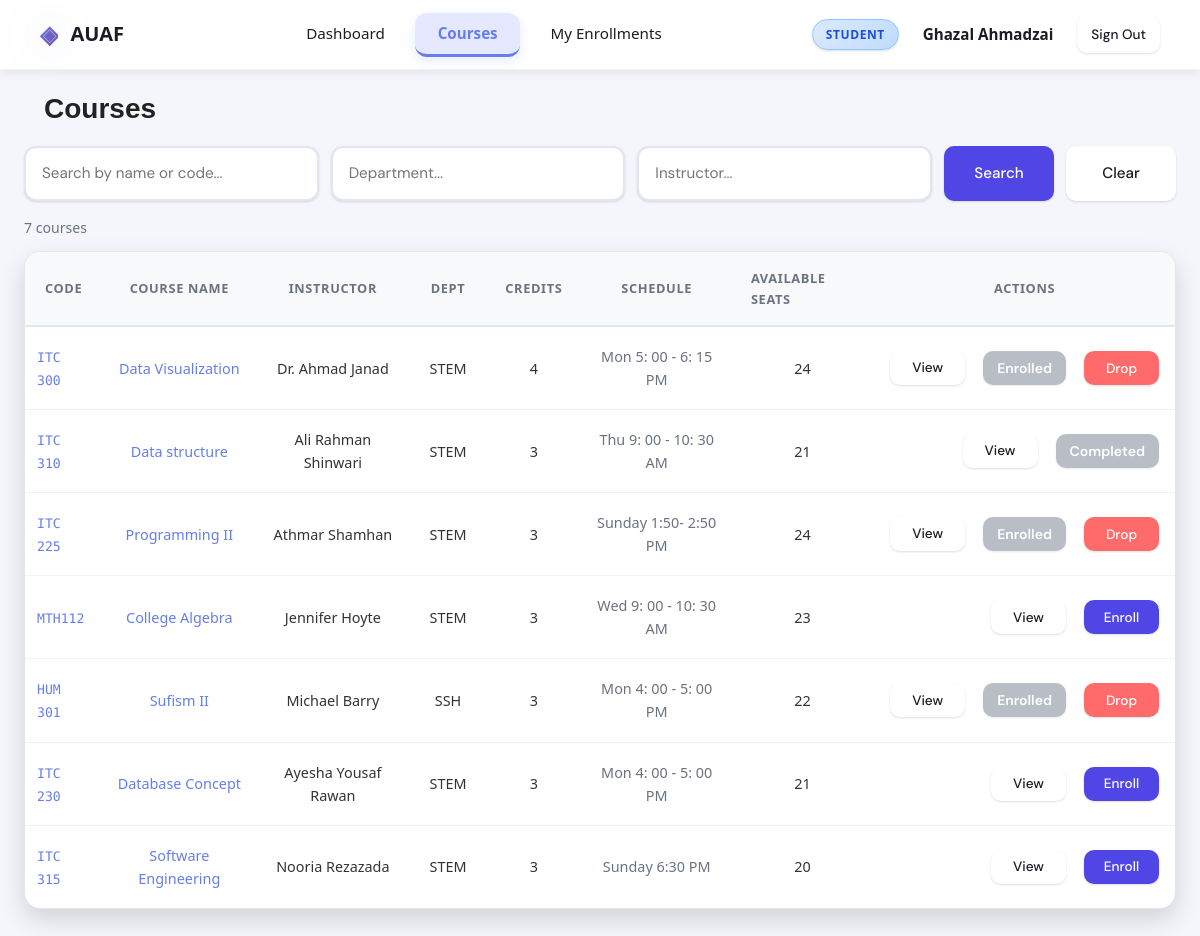
Page /courses/ (signed in) on the committed database.
### tables this page shows
CREATE TABLE courses (
    id INTEGER PRIMARY KEY AUTOINCREMENT,
    course_name TEXT,
    instructor TEXT,
    credits INTEGER,
    schedule TEXT,
    department TEXT,
    capacity INTEGER
, course_code TEXT, description TEXT);

### routes/course_routes.py (the view)
@courses_bp.route("/")
def list_courses():
    if "username" not in session:
        return redirect(url_for("auth.login"))
    conn = get_db_connection()
    rows = conn.execute("SELECT * FROM courses ORDER BY id DESC").fetchall()
    courses = [make_course_object(row) for row in rows]
    enrolled_rows = conn.execute("""
    SELECT course_id, status
    FROM enrollments
    WHERE student_id = (
        SELECT id FROM students WHERE user_id = ?
    )
    ORDER BY id DESC
""", (session["user_id"],)).fetchall()
    enrolled_map = {}
    for row in enrolled_rows:
        if row["course_id"] not in enrolled_map:
            enrolled_map[row["course_id"]] = row["status"]
    conn.close()
    query = request.args.get("query", "").strip().lower()
    department = request.args.get("department", "").strip().lower()
    instructor = request.args.get("instructor", "").strip().lower()
    filtered = []
    for course in courses:
        if query and query not in (course.course_name or "").lower() and query not in (course.course_code or "").lower():
            continue
        if department and department not in (course.department or "").lower():
            continue
        if instructor and instructor not in (course.instructor or "").lower():
            continue
        filtered.append(course)
    return render_template(
    "courses/list.html",
    courses=courses,
    enrolled_map=enrolled_map
)

### app.py (called while the page is built)
@app.context_processor
def inject_globals():
    return {"current_user": CurrentUser()}

    @property
    def is_authenticated(self):
        return "username" in session

    @property
    def is_admin(self):
        return session.get("role") == "admin"

    @property
    def full_name(self):
        return session.get("full_name") or session.get("username") or "User"

### helpers/db.py (called while the page is built)
def get_db_connection():
    import os
    db_path = os.path.join(os.path.dirname(os.path.dirname(__file__)), "database.db")
    conn = sqlite3.connect(db_path)
    conn.row_factory = sqlite3.Row
    return conn

def table_exists(table_name):
    conn = get_db_connection()
    row = conn.execute(
        "SELECT name FROM sqlite_master WHERE type='table' AND name=?",
        (table_name,),
    ).fetchone()
    conn.close()
    return row is not None

def get_columns(table_name):
    if not table_exists(table_name):
        return []
    conn = get_db_connection()
    rows = conn.execute(f"PRAGMA table_info({table_name})").fetchall()
    conn.close()
    return [row["name"] for row in rows]

def first_existing(row, names, default=None):
    if row is None:
        return default
    for name in names:
        if name in row.keys():
            return row[name]
    return default

def get_enrolled_count(course_id):
    if not table_exists("enrollments"):
        return 0
    conn = get_db_connection()
    enroll_cols = get_columns("enrollments")
    if "status" in enroll_cols:
        row = conn.execute(
            "SELECT COUNT(*) AS total FROM enrollments WHERE course_id = ? AND (status IS NULL OR status != 'dropped')",
            (course_id,),
        ).fetchone()
    else:
        row = conn.execute(
            "SELECT COUNT(*) AS total FROM enrollments WHERE course_id = ?",
            (course_id,),
        ).fetchone()
    conn.close()
    return row["total"] if row else 0

### templates/courses/list.html (shortened to what this page needs)
{% extends "base.html" %}
{% block content %}
<div class="page-header">
  <h1 class="page-title">Courses</h1>
</div>
<form method="GET" class="search-form">
  <div class="search-row">
    <input type="text" name="query" class="form-control"
           placeholder="Search by name or code..."
           value="{{ request.args.get('query', '') }}" />
    <input type="text" name="department" class="form-control"
           placeholder="Department..."
           value="{{ request.args.get('department', '') }}" />
    <input type="text" name="instructor" class="form-control"
           placeholder="Instructor..."
           value="{{ request.args.get('instructor', '') }}" />
    <button type="submit" class="btn btn-primary">Search</button>
    <a href="{{ url_for('courses.list_courses') }}" class="btn btn-ghost">
      Clear
    </a>
  </div>
</form>
<p class="result-count">
  {{ courses|length }} course{{ 's' if courses|length != 1 }}
</p>
{% if courses %}
<div class="table-wrapper">
  <table class="table">
    <thead>
      <tr>
        <th>Code</th>
        <th>Course Name</th>
        <th>Instructor</th>
        <th>Dept</th>
        <th>Credits</th>
        <th>Schedule</th>
        <th>Available Seats</th>
        <th>Actions</th>
      </tr>
    </thead>
    <tbody>
      {% for course in courses %}
      <tr>
        <td>
          <code class="course-code-sm">{{ course.course_code }}</code>
        </td>
        <td>
          <a href="{{ url_for('courses.view_course', course_id=course.id) }}">
            {{ course.course_name }}
          </a>
        </td>
        <td>{{ course.instructor }}</td>
        <td>{{ course.department }}</td>
        <td class="text-center">{{ course.credits }}</td>
        <td class="text-muted">{{ course.schedule }}</td>
        <td class="text-center">{{ course.available_seats }}</td>
        <td class="actions-cell">
          <div class="table-actions">
            <a href="{{ url_for('courses.view_course', course_id=course.id) }}"
               class="btn btn-ghost btn-sm">
              View
            </a>
            {% if session.get('role') == 'student' %}
              {% set status = enrolled_map.get(course.id) %}
{% if status == "completed" %}
  <button class="btn btn-secondary btn-sm" disabled>
    Completed
  </button>
{% elif status == "enrolled" %}
  <button class="btn btn-secondary btn-sm" disabled>
    Enrolled
  </button>
  <form method="POST"
        action="{{ url_for('enrollment.drop', course_id=course.id) }}"
        style="display:inline;">
    <button class="btn btn-danger btn-sm">Drop</button>
  </form>
{% else %}
  <form method="POST"
        action="{{ url_for('enrollment.enroll', course_id=course.id) }}"
        style="display:inline;">
    <button class="btn btn-primary btn-sm">Enroll</button>
  </form>
{% endif %}
            {% endif %}
          </div>
        </td>
      </tr>
      {% endfor %}
    </tbody>
  </table>
</div>
{% else %}
<div class="empty-state">
  <p>No courses found.</p>
</div>
{% endif %}
{% endblock %}

### rows in the picture
courses: course_code "ITC 300", course_name "Data Visualization", instructor "Dr. Ahmad Janad", department "STEM", schedule "Mon 5: 00 - 6: 15 PM"
courses: course_code "ITC 310", course_name "Data structure", instructor "Ali Rahman Shinwari", department "STEM", schedule "Thu 9: 00 - 10: 30 AM"
courses: course_code "ITC 225", course_name "Programming II", instructor "Athmar Shamhan", department "STEM", schedule "Sunday 1:50- 2:50 PM"
courses: course_code "MTH112", course_name "College Algebra", instructor "Jennifer Hoyte", department "STEM", schedule "Wed 9: 00 - 10: 30 AM"
courses: course_code "HUM 301", course_name "Sufism II", instructor "Michael Barry", department "SSH", schedule "Mon 4: 00 - 5: 00 PM"
courses: course_code "ITC 230", course_name "Database Concept", instructor "Ayesha Yousaf Rawan", department "STEM", schedule "Mon 4: 00 - 5: 00 PM"
courses: course_code "ITC 315", course_name "Software Engineering", instructor "Nooria Rezazada", department "STEM", schedule "Sunday 6:30 PM"

### other values in the picture
{{ 'Admin' if current_user.is_admin else 'Student' }} "STUDENT"
{{ courses|length }} "7"
{{ 's' if courses|length != 1 }} "s"
{{ course.credits }} "4" "3" "3" "3" "3" "3" "3"
{{ course.available_seats }} "24" "21" "24" "23" "22" "21" "20"
